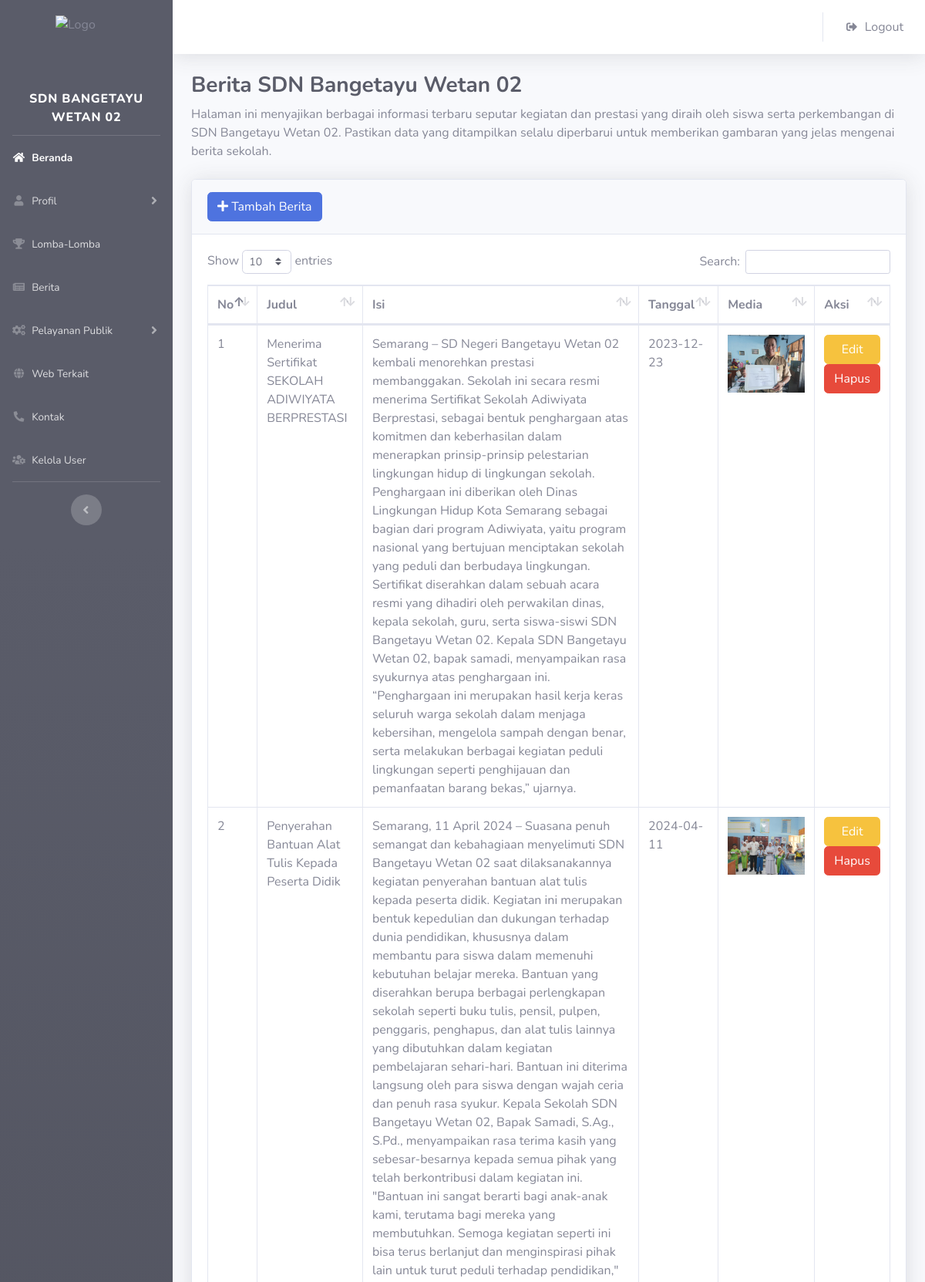
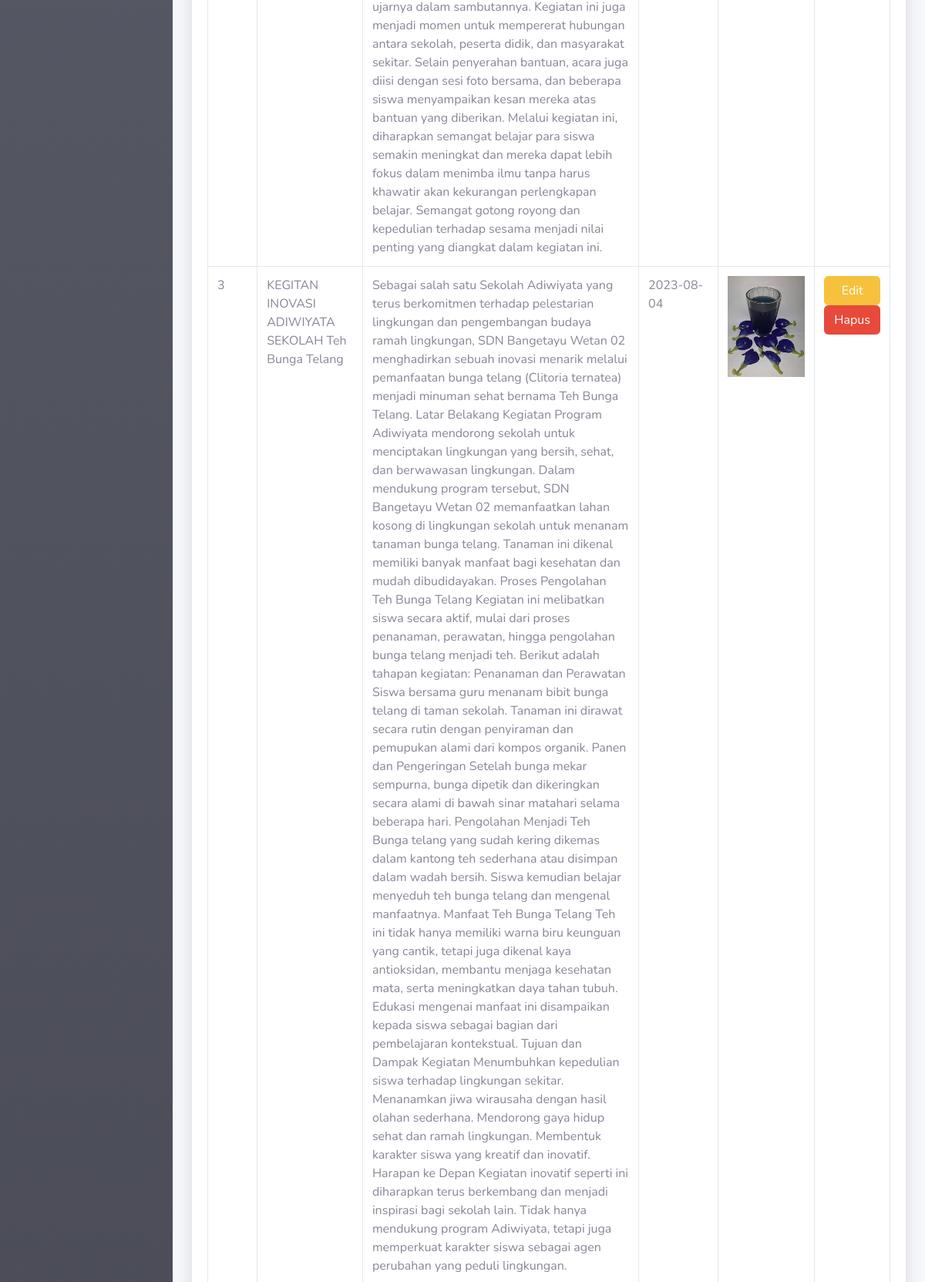
The app's page /admin/berita_sekolah/berita_sekolah.php (upper part) with its own data (2 pictures, top to bottom).
### tables this page shows
CREATE TABLE `berita_sekolah` (
  `id` int(11) NOT NULL,
  `judul` varchar(255) DEFAULT NULL,
  `kategori` varchar(100) NOT NULL,
  `isi` text DEFAULT NULL,
  `tanggal` date DEFAULT NULL,
  `media` text DEFAULT NULL
);

### admin/berita_sekolah/berita_sekolah.php (the view, shortened to what this page needs)
<?php
include 'db_connect.php';
$query = "SELECT * FROM berita_sekolah";
$result = $conn->query($query);
?>
<!DOCTYPE html>
<html lang="en">
<head>
    <link href="../vendor/fontawesome-free/css/all.min.css" rel="stylesheet" type="text/css">
    <link href="../css/sb-admin-2.min.css" rel="stylesheet">
    <link href="../vendor/datatables/dataTables.bootstrap4.min.css" rel="stylesheet">
</head>
<body id="page-top">
    <div id="wrapper">
        <ul class="navbar-nav bg-gradient-dark sidebar sidebar-dark accordion" id="accordionSidebar">
        <div class="sidebar-brand-icon d-flex flex-column align-items-center justify-content-center">
            <img src="../img/logo sd.png" alt="Logo" style="width: 80px; height: 80px; margin-bottom: 5px; margin-top: 20px;">
            </div>
            <a class="sidebar-brand d-flex flex-column align-items-center justify-content-center" href="index.html">
                <div class="sidebar-brand-text mx-3 text-center">SDN BANGETAYU WETAN 02</div>
            </a>
        <hr class="sidebar-divider my-0">
        <li class="nav-item active">
            <a class="nav-link" href="../beranda/beranda.php">
                <i class="fas fa-fw fa-home"></i>
                <span>Beranda</span>
            </a>
        </li>
        <li class="nav-item">
            <a class="nav-link collapsed" href="#" data-toggle="collapse" data-target="#collapseTwo" aria-expanded="true" aria-controls="collapseTwo">
                <i class="fas fa-fw fa-user"></i>
                <span>Profil</span>
            </a>
        </li>
        <li class="nav-item">
            <a class="nav-link" href="../lomba_sekolah/lomba.php">
                <i class="fas fa-fw fa-trophy"></i>
                <span>Lomba-Lomba</span>
            </a>
        </li>
        <li class="nav-item">
            <a class="nav-link" href="../berita_sekolah/berita_sekolah.php">
                <i class="fas fa-fw fa-newspaper"></i>
                <span>Berita</span>
            </a>
        </li>
        <li class="nav-item">
            <a class="nav-link collapsed" href="#" data-toggle="collapse" data-target="#collapseUtilities" aria-expanded="true" aria-controls="collapseUtilities">
                <i class="fas fa-fw fa-cogs"></i>
                <span>Pelayanan Publik</span>
            </a>
        </li>
        <li class="nav-item">
        <a class="nav-link" href="../website/website.php">
            <i class="fas fa-fw fa-globe"></i>
            <span>Web Terkait</span>
        </a>
        </li>
        <li class="nav-item">
            <a class="nav-link" href="../kontak/edit_kontak.php">
                <i class="fas fa-fw fa-phone-alt"></i>
                <span>Kontak</span>
            </a>
        </li>
        <li class="nav-item">
            <a class="nav-link" href="../users/users.php">
                <i class="fas fa-fw fa-users-cog"></i>
                <span>Kelola User</span>
            </a>
        </li>
            <hr class="sidebar-divider d-none d-md-block">
            <div class="text-center d-none d-md-inline">
                <button class="rounded-circle border-0" id="sidebarToggle"></button>
            </div>
        </ul>
        <div id="content-wrapper" class="d-flex flex-column">
            <div id="content">
                <nav class="navbar navbar-expand navbar-light bg-white topbar mb-4 static-top shadow">
                    <ul class="navbar-nav ml-auto">
                        <li class="nav-item dropdown no-arrow">
                            <a class="nav-link dropdown-toggle" href="#" id="userDropdown" role="button"
                            data-toggle="dropdown" aria-haspopup="true" aria-expanded="false">
                                <i class="fas fa-sign-out-alt fa-sm fa-fw mr-2 text-gray-600"></i>
                                <span class="text-gray-600">Logout</span>
                            </a>
                        </li>
                    </ul>
                </nav>
                <div class="container-fluid">
                    <h1 class="h3 mb-2 text-gray-800 font-weight-bold">Berita SDN Bangetayu Wetan 02</h1>
                    <p class="mb-4">Halaman ini menyajikan berbagai informasi terbaru seputar kegiatan dan prestasi yang diraih oleh siswa serta perkembangan di SDN Bangetayu Wetan 02. Pastikan data yang ditampilkan selalu diperbarui untuk memberikan gambaran yang jelas mengenai berita sekolah.</p>
                <div class="card shadow mb-4">
                <div class="card-header py-3 d-flex justify-content-between align-items-center">
                    <a href="tambah_berita.php" class="btn btn-primary">
                        <i class="fas fa-plus"></i> Tambah Berita
                    </a>
                </div>
                    <div class="card-body">
                        <div class="table-responsive">
                            <table class="table table-bordered" id="dataTable" width="100%" cellspacing="0">
                                <thead>
                                    <tr>
                                        <th>No</th>
                                        <th>Judul</th>
                                        <th>Isi</th>
                                        <th>Tanggal</th>
                                        <th>Media</th>
                                        <th>Aksi</th>
                                    </tr>
                                </thead>
                                <tbody>
                                    <?php
                                    if ($result->num_rows > 0) {
                                        $no = 1;
                                        while($berita = $result->fetch_assoc()) {
                                            echo "<tr>";
                                            echo "<td>{$no}</td>";
                                            echo "<td>{$berita['judul']}</td>";
                                            echo "<td>{$berita['isi']}</td>";
                                            echo "<td>{$berita['tanggal']}</td>";
                                            echo "<td><img src='uploads/{$berita['media']}' alt='Media Berita' width='100'></td>";
                                                                                        echo "<td>
                                                    <a href='edit_berita.php?id={$berita['id']}' class='btn btn-warning d-flex justify-content-center'>Edit</a>
                                                    <a href='hapus_berita.php?id={$berita['id']}' class='btn btn-danger d-flex justify-content-center'>Hapus</a>
                                                </td>";
                                            echo "</tr>";
                                            $no++;
                                        }
                                    } else {
                                        echo "<tr><td colspan='5' class='text-center'>Data tidak tersedia</td></tr>";
                                    }
                                    ?>
                                </tbody>
                            </table>
                        </div>
                    </div>
                </div>
            </div>
        </div>
    </div>
</body>
</html>

### records on screen
berita_sekolah: judul "Menerima Sertifikat SEKOLAH ADIWIYATA BERPRESTASI", isi "Semarang – SD Negeri Bangetayu Wetan 02 kembali menorehkan prestasi membanggakan. Sekolah ini secara resmi menerima Sertifikat Sekolah Adiwiyata Berprestasi, sebagai bentuk penghargaan atas komitmen dan keberhasilan dalam menerapkan prinsip-prinsip pelestarian lingkungan hidup di lingkungan sekolah. Penghargaan ini diberikan oleh Dinas Lingkungan Hidup Kota Semarang sebagai bagian dari program Adiwiyata, yaitu program nasional yang bertujuan menciptakan sekolah yang peduli dan berbudaya lingkungan. Sertifikat diserahkan dalam sebuah acara resmi yang dihadiri oleh perwakilan dinas, kepala sekolah, guru, serta siswa-siswi SDN Bangetayu Wetan 02. Kepala SDN Bangetayu Wetan 02, bapak samadi,…", tanggal "2023-12-23", media (picture)
berita_sekolah: judul "Penyerahan Bantuan Alat Tulis Kepada Peserta Didik", isi "Semarang, 11 April 2024 – Suasana penuh semangat dan kebahagiaan menyelimuti SDN Bangetayu Wetan 02 saat dilaksanakannya kegiatan penyerahan bantuan alat tulis kepada peserta didik. Kegiatan ini merupakan bentuk kepedulian dan dukungan terhadap dunia pendidikan, khususnya dalam membantu para siswa dalam memenuhi kebutuhan belajar mereka. Bantuan yang diserahkan berupa berbagai perlengkapan sekolah seperti buku tulis, pensil, pulpen, penggaris, penghapus, dan alat tulis lainnya yang dibutuhkan dalam kegiatan pembelajaran sehari-hari. Bantuan ini diterima langsung oleh para siswa dengan wajah ceria dan penuh rasa syukur. Kepala Sekolah SDN Bangetayu Wetan 02, Bapak Samadi, S.Ag., S.Pd.,…", tanggal "2024-04-11", media (picture)
berita_sekolah: judul "KEGITAN INOVASI ADIWIYATA SEKOLAH Teh Bunga Telang", isi "Sebagai salah satu Sekolah Adiwiyata yang terus berkomitmen terhadap pelestarian lingkungan dan pengembangan budaya ramah lingkungan, SDN Bangetayu Wetan 02 menghadirkan sebuah inovasi menarik melalui pemanfaatan bunga telang (Clitoria ternatea) menjadi minuman sehat bernama Teh Bunga Telang. Latar Belakang Kegiatan Program Adiwiyata mendorong sekolah untuk menciptakan lingkungan yang bersih, sehat, dan berwawasan lingkungan. Dalam mendukung program tersebut, SDN Bangetayu Wetan 02 memanfaatkan lahan kosong di lingkungan sekolah untuk menanam tanaman bunga telang. Tanaman ini dikenal memiliki banyak manfaat bagi kesehatan dan mudah dibudidayakan. Proses Pengolahan Teh Bunga Telang Kegiatan…", tanggal "2023-08-04", media (picture)
